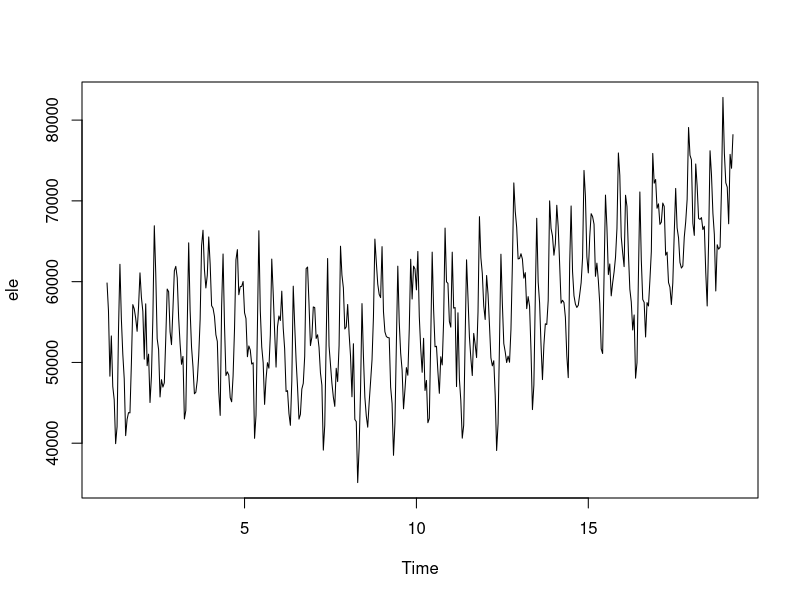
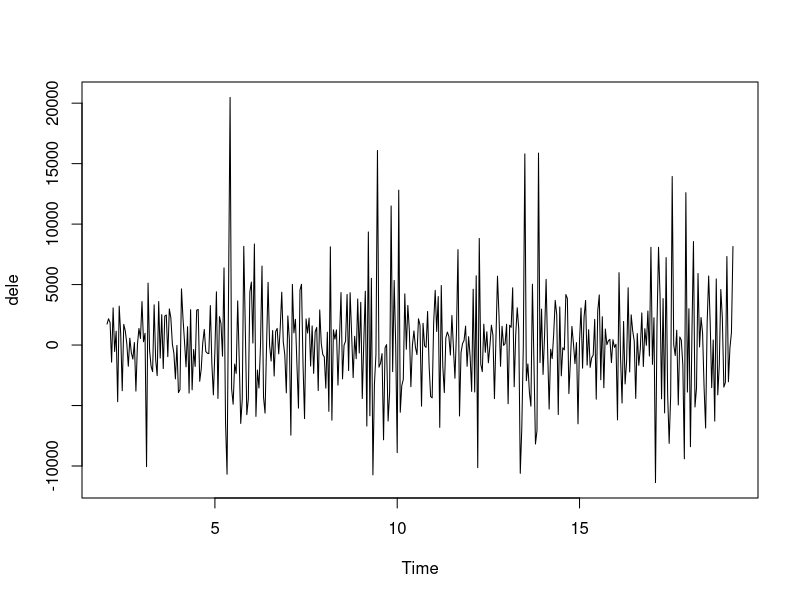
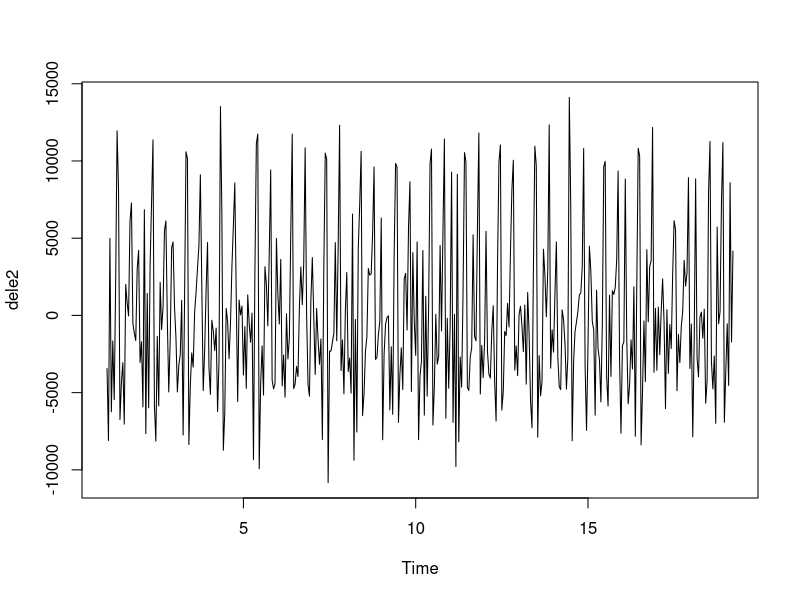
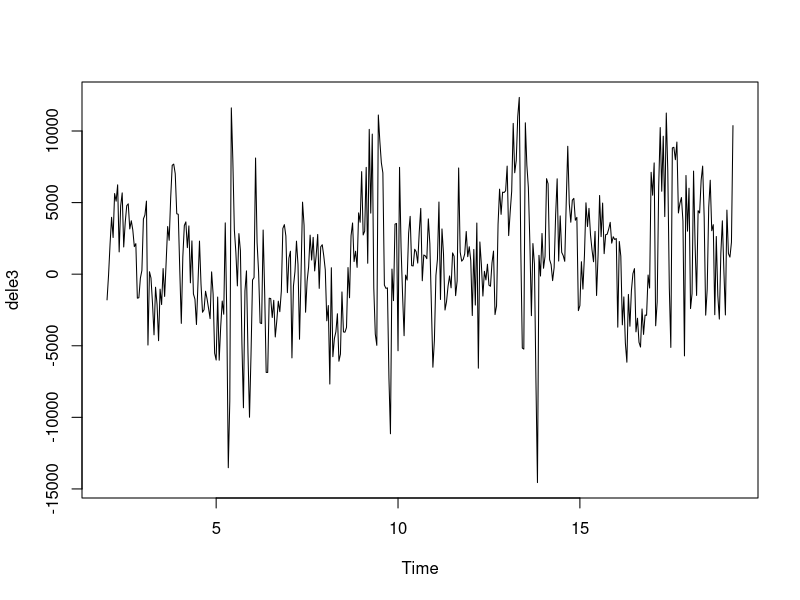
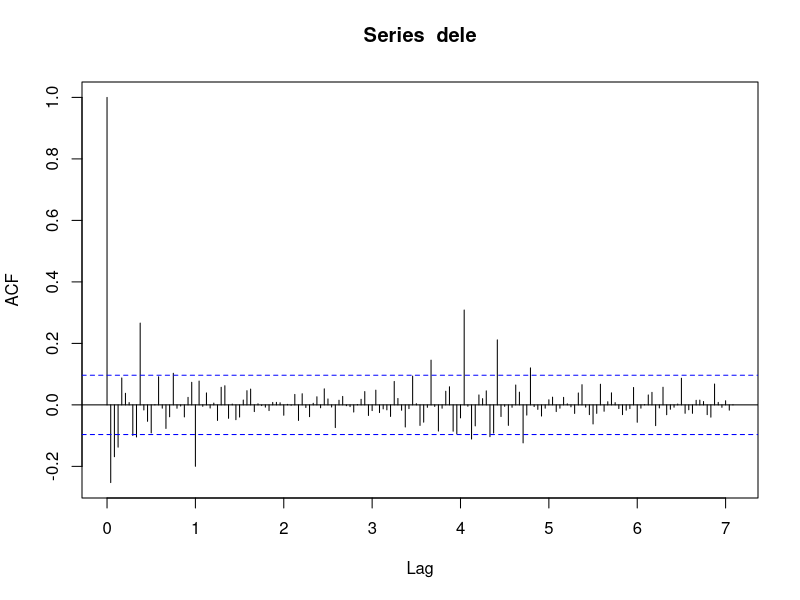
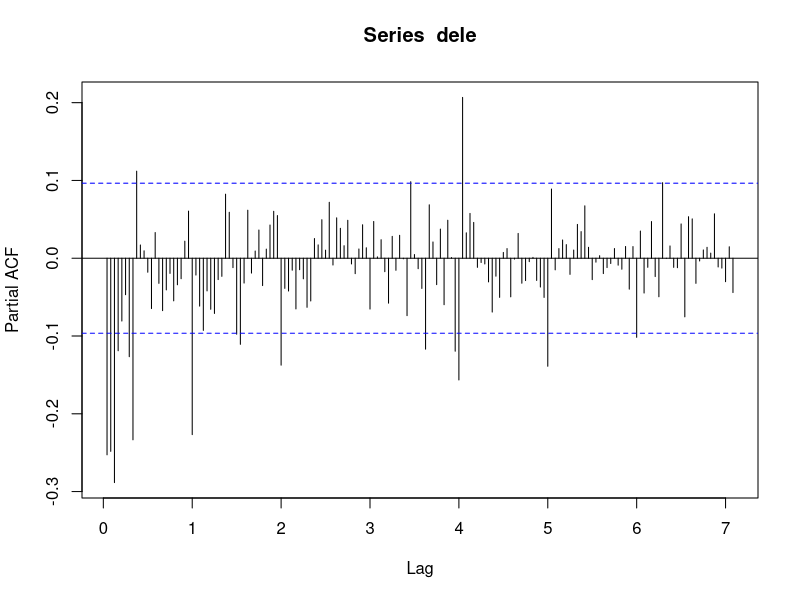
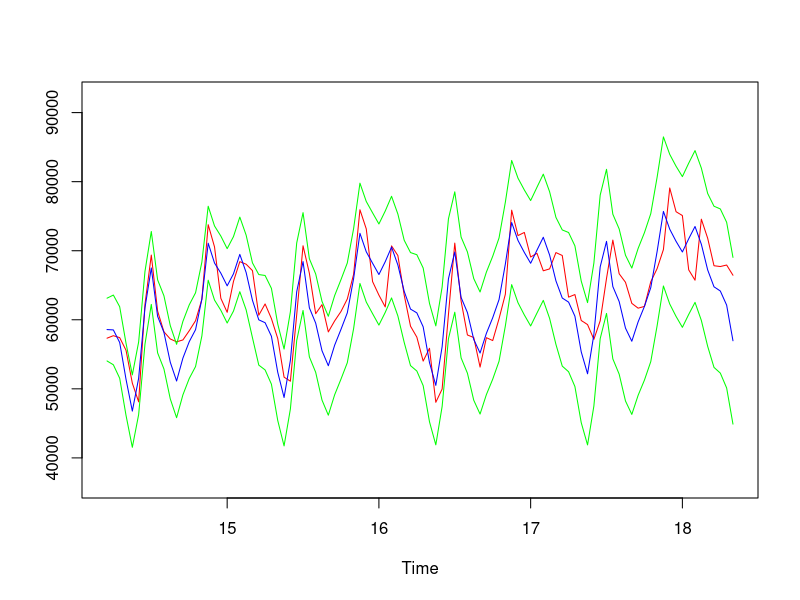
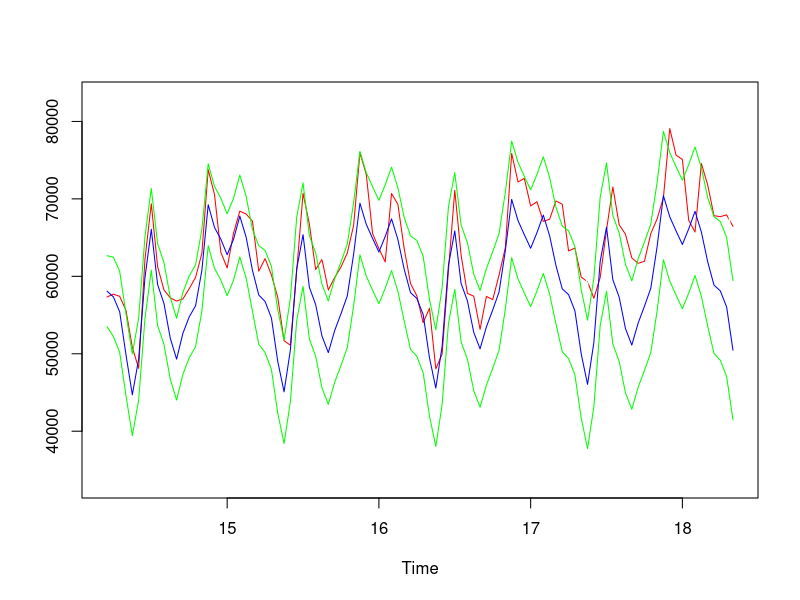

Generate these figures, in order, with R:
install.packages('forecast')
library(forecast)

cat("\014")
rm(list = ls())
#dev.off(dev.list()["RStudioGD"])

#setwd('Z:/Documents') #RStudiossa taman voi tehda myos valikosta Session->Set working directory
eletemp = read.table(file = "sahko.csv", sep = ";", dec = ",", skip = 1)
ele = ts(eletemp[[1]][0:816], start = 1, frequency = 24)


eleSuodatettu = c(ele[71:167], ele[239:335], ele[407:503], ele[575:671], ele[743:792])
eleSuodatettu=ts(eleSuodatettu, frequency = 24)
#ts.plot(eleSuodatettu)
#ts.plot(ele)
ele=ts(eleSuodatettu, start = 1, frequency = 24)


#SAHKONKULUTUKSEN STATIONAARISYYDEN TARKASTELU
plot(ele)
#Ei selvasti ole stationaarinen, koska selkea jaksovaihtelu odotusarvossa.
dele=diff(ele, lag = 1, differences = 1)
dele=diff(dele, lag = 24, differences = 1)
plot(dele)
#Nayttaa huomattavasti paremmalta.
#Ei selkeaa jaksovaihtelua
#Seka varianssi etta odotusarvo nayttavat homogeenisilta koko datan ajan.
dele2=diff(ele, lag = 1, differences = 1)
plot(dele2)
#Selvasti huonompi aikasarja, kausi erotettavissa
dele3=diff(ele, lag = 24, differences = 1)
plot(dele3)
#Selvasti huonompi aikasarja, kausi erotettavissa
#==> d=1, D=1 saadaan stationaarinen sarja
#Ei differentioida useampaan kertaan datan informaation sailyttamiseksi, kun se ei kuitenkaan ole tarpeen.
Box.test(dele, lag = 48, type = 'Ljung-Box')
#p-value = 6.454e-11 ==> Tod nak stationaarinen



#MANUAALINEN SAHKONKULUTUKSEN TARKASTELU
#Ensimmaiset 24 havaintoa poistettu, jotta voidaan ganaroida ennuste ja verrata sita toteutuneeseen.
dele=diff(diff(ele, lag = 1), lag = 24, differences = 1)
acf(dele, lag.max = 170)
#Havainto1:
#Piikit eivat juuri mene yli merkitsevyysrajan muuten kuin 3 ensimmaisen kohdalla
# ==> Tama viittaa siihen etta AR-osaa ei valttamatta ole, jos MA-osa on, niita on max 3.
#Havainto2:
#Kautta ei nay
# ==> SAR tai SMA -osaa ei valttamatta ole.
pacf(dele, lag.max = 170)
#Havainto1:
#Piikit eivat yksittaisia kohtia lukuunottamatta juuri nouse merkitsevyysalueen ylapuolelle.
# ==> MA-osaa tuskin on tai se ei ole suuri
#Havainto2:
#Ensimmaiset 3 piikkia korkeita muihin verrattuna
# ==> AR osa ehka jopa 3
#Havainto3:
#Piikit nousevat 24 moninkerroissa hivenen normaalia enemman.
# ==> Viitteita SMA-osaan
#Havainto4:
#Kauden ensimmainen piikki on huomattavan korkea
# ==> Mahdollisesti ainakin yksi SAR-termi, muut pienia jos ollenkaan

#Yhteenveto:
#Malli voisi sisaltaa:
#AR(0-3)
#MA(0-3)
#SAR(0-1)
#SMA(1?)

pele = ts(ele[0:317], start = 1, frequency = 24)
#malli=arima(pele, order = c(3,1,0), seasonal = list(order = c(1,0,1), period = 24))
malli=arima(pele, order = c(1,1,1), seasonal = list(order = c(1,1,1), period = 24))
summary(malli)
enne=forecast(malli, h = 100)
ts.plot(ele[318:417], enne$mean, enne$lower, enne$upper, col = c("red", "blue", "green", "white", "green", "white"))
#Testaus eri parametreilla viittaa ARIMA(1,1,1)(1,1,1) S=24 funktioon mutta termien maarassa on monessa kohtaa heilumavaraa


#AUTOMAATTINEN RATKAISIN
pele = ts(ele[0:317], start = 1, frequency = 24)
amalli=auto.arima(pele)
summary(amalli)
#ARIMA(2,1,1)(1,0,1)[24] with drift
aenne=forecast(amalli, h = 100)
ts.plot(ele[318:417], aenne$mean, aenne$lower, aenne$upper, col = c("red", "blue", "green", "white", "green", "white"))

#APUOSIO SIMULOINTIA VARTEN
#simu=arima.sim(list(ar=c(0.5,0.2,0.1),ma=c(1,1,1)), n = 200)
#plot(simu)
#acf(simu)
#pacf(simu)
